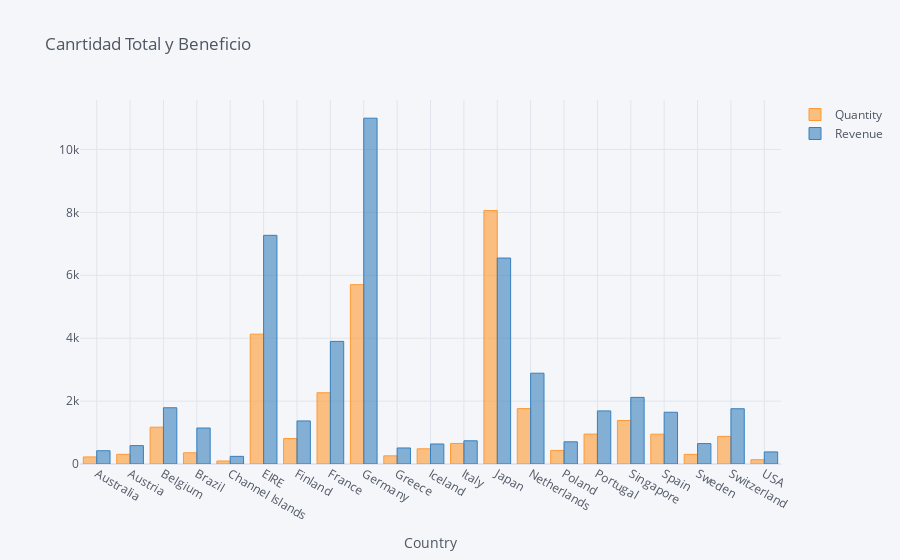

Notebook code cell kept with this figure:
### Code cell
data=data.groupby('Country').sum()

data=data[['Quantity', 'Revenue']]

data.iplot(kind='bar',
           xTitle='Country',
           title='Canrtidad Total y Beneficio')

### Figure 1 — Plotly figure (JSON) as saved in the notebook; plotly's stock layout.template omitted (floating-point values rounded to 4 significant figures)
{"data": [{"marker": {"color": "rgba(255, 153, 51, 0.6)", "line": {"color": "rgba(255, 153, 51, 1.0)", "width": 1}}, "name": "Quantity", "orientation": "v", "text": "", "type": "bar", "x": ["Australia", "Austria", "Belgium", "Brazil", "Channel Islands", "EIRE", "Finland", "France", "Germany", "Greece", "Iceland", "Italy", "Japan", "Netherlands", "Poland", "Portugal", "Singapore", "Spain", "Sweden", "Switzerland", "USA"], "y": [224, 308, 1170, 356, 96, 4129, 810, 2265, 5702, 260, 483, 653, 8058, 1762, 432, 951, 1384, 948, 306, 878, 137]}, {"marker": {"color": "rgba(55, 128, 191, 0.6)", "line": {"color": "rgba(55, 128, 191, 1.0)", "width": 1}}, "name": "Revenue", "orientation": "v", "text": "", "type": "bar", "x": ["Australia", "Austria", "Belgium", "Brazil", "Channel Islands", "EIRE", "Finland", "France", "Germany", "Greece", "Iceland", "Italy", "Japan", "Netherlands", "Poland", "Portugal", "Singapore", "Spain", "Sweden", "Switzerland", "USA"], "y": [421.6, 584.8, 1788.0, 1144.0, 243.0, 7270.0, 1369.0, 3899.0, 10990.0, 509.7, 636.2, 737.8, 6549.0, 2887.0, 705.8, 1688.0, 2119.0, 1646.0, 649.1, 1757.0, 383.9]}], "layout": {"legend": {"bgcolor": "#F5F6F9", "font": {"color": "#4D5663"}}, "paper_bgcolor": "#F5F6F9", "plot_bgcolor": "#F5F6F9", "title": {"font": {"color": "#4D5663"}, "text": "Canrtidad Total y Beneficio"}, "xaxis": {"gridcolor": "#E1E5ED", "showgrid": true, "tickfont": {"color": "#4D5663"}, "title": {"font": {"color": "#4D5663"}, "text": "Country"}, "zerolinecolor": "#E1E5ED"}, "yaxis": {"gridcolor": "#E1E5ED", "showgrid": true, "tickfont": {"color": "#4D5663"}, "title": {"font": {"color": "#4D5663"}, "text": ""}, "zerolinecolor": "#E1E5ED"}}}
